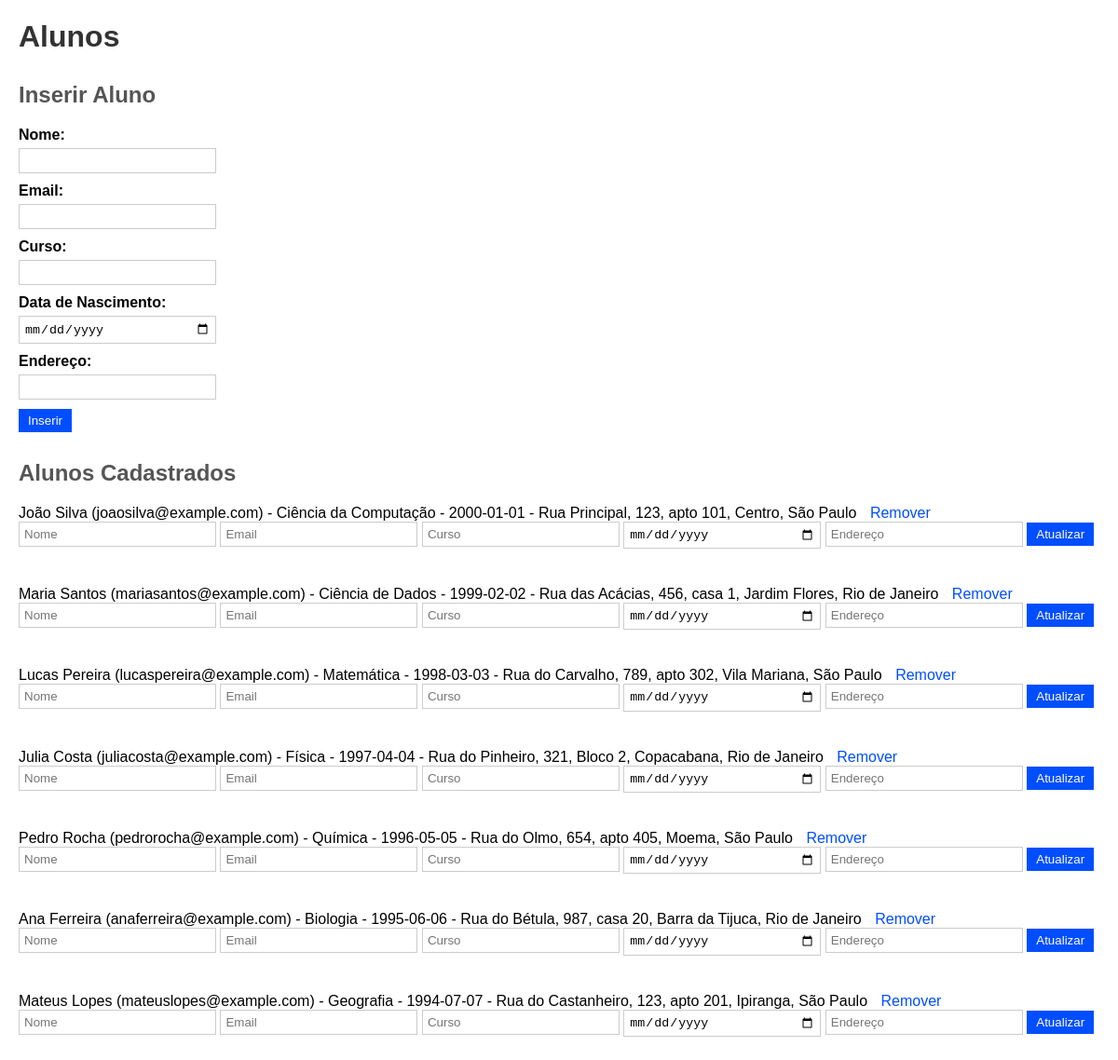
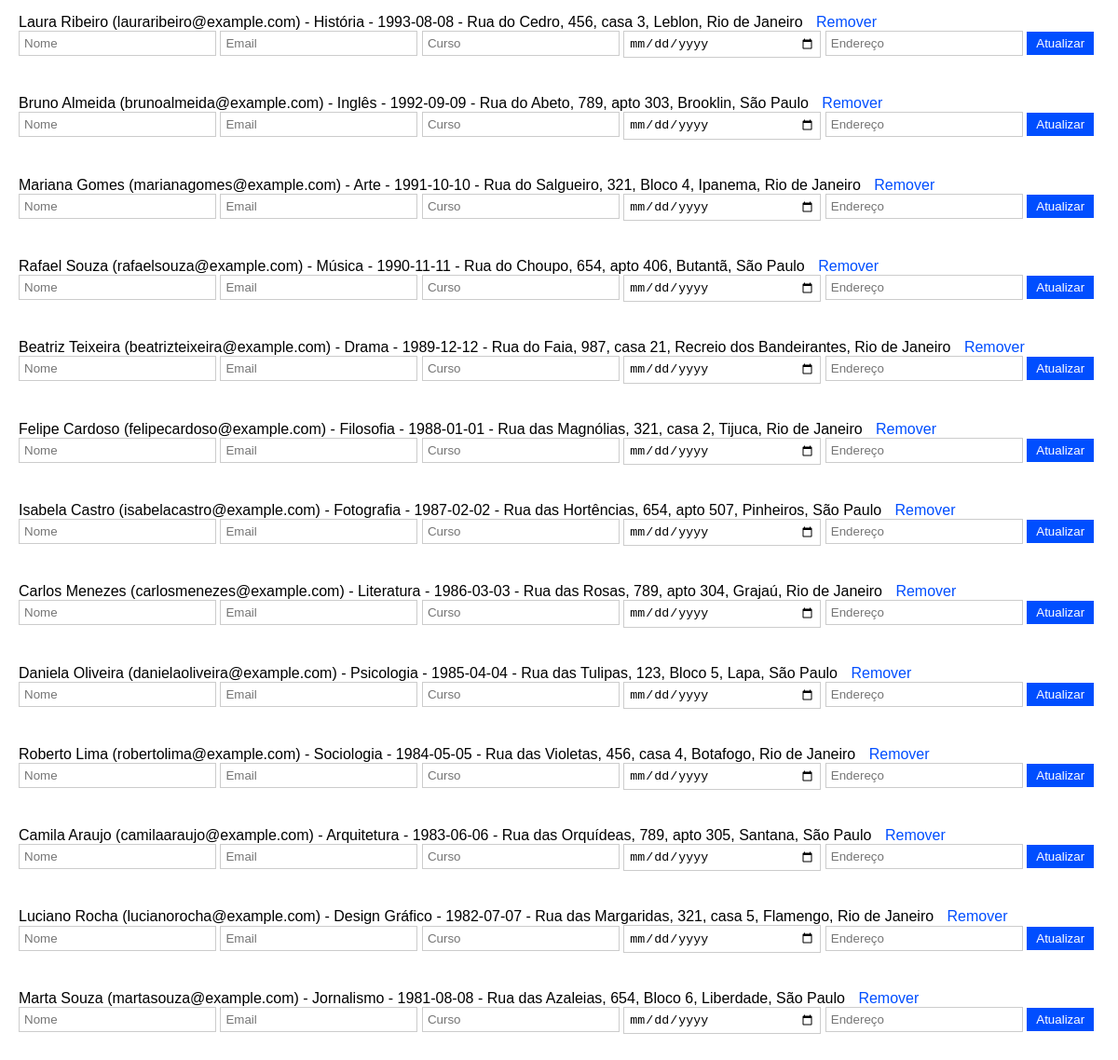
The page / on the database its author committed (2 pictures, top to bottom).
### tables this page shows
CREATE TABLE aluno (
                    id INTEGER PRIMARY KEY,
                    nome TEXT,
                    email TEXT,
                    curso TEXT,
                    data_nascimento TEXT,
                    endereco TEXT
                );

### app.py (the view)
@app.route('/')
def index():
    conn = sqlite3.connect('sistema_de_matriculas.db')
    cursor = conn.cursor()
    cursor.execute("SELECT * FROM aluno")
    alunos = cursor.fetchall()
    conn.close()
    return render_template('index.html', alunos=alunos)

### templates/index.html (shortened to what this page needs)
<!DOCTYPE html>
<html>
<head>
    <link rel="stylesheet" type="text/css" href="{{ url_for('static', filename='styles.css') }}">
</head>
<body>
    <h1>Alunos</h1>
    <h2>Inserir Aluno</h2>
    <form action="/inserir" method="post">
        <label>Nome:</label>
        <input type="text" name="nome" required><br>
        <label>Email:</label>
        <input type="email" name="email" required><br>
        <label>Curso:</label>
        <input type="text" name="curso" required><br>
        <label>Data de Nascimento:</label>
        <input type="date" name="data_nascimento" required><br>
        <label>Endereço:</label>
        <input type="text" name="endereco" required><br>
        <input type="submit" value="Inserir">
    </form>
    <h2>Alunos Cadastrados</h2>
    <ul>
        {% for aluno in alunos %}
        <li>
            {{ aluno[1] }} ({{ aluno[2] }}) - {{ aluno[3] }} - {{ aluno[4] }} - {{ aluno[5] }}
            <a href="/remover/{{ aluno[0] }}">Remover</a><br>
            <form action="/atualizar/{{ aluno[0] }}" method="post" style="display: inline-block;">
                <input type="text" name="nome" placeholder="Nome" required>
                <input type="email" name="email" placeholder="Email" required>
                <input type="text" name="curso" placeholder="Curso" required>
                <input type="date" name="data_nascimento" placeholder="Data de Nascimento" required>
                <input type="text" name="endereco" placeholder="Endereço" required>
                <input type="submit" value="Atualizar">
            </form>
        </li>
        {% endfor %}
    </ul>
</body>
</html>

### static/styles.css (style rules this page uses)
body { font-family: Arial, sans-serif; margin: 20px; padding: 0; }
h1 { color: #333; }
h2 { color: #555; margin-top: 30px; }
form { margin-bottom: 20px; }
label { display: block; margin-bottom: 5px; font-weight: bold; }
input[type="text"], input[type="email"], input[type="date"] { width: 200px; padding: 5px; margin-bottom: 10px; border: 1px solid #ccc; }
input[type="submit"] { padding: 5px 10px; background-color: #004eff; color: #fff; border: none; cursor: pointer; }
ul { list-style-type: none; margin: 0; padding: 0; }
li { margin-bottom: 10px; }
a { color: #004eff; text-decoration: none; margin-left: 10px; }

### rows shown on the page
aluno: nome "João Silva", email "joaosilva@example.com", curso "Ciência da Computação", data_nascimento "2000-01-01", endereco "Rua Principal, 123, apto 101, Centro, São Paulo"
aluno: nome "Maria Santos", email "mariasantos@example.com", curso "Ciência de Dados", data_nascimento "1999-02-02", endereco "Rua das Acácias, 456, casa 1, Jardim Flores, Rio de Janeiro"
aluno: nome "Lucas Pereira", email "lucaspereira@example.com", curso "Matemática", data_nascimento "1998-03-03", endereco "Rua do Carvalho, 789, apto 302, Vila Mariana, São Paulo"
aluno: nome "Julia Costa", email "juliacosta@example.com", curso "Física", data_nascimento "1997-04-04", endereco "Rua do Pinheiro, 321, Bloco 2, Copacabana, Rio de Janeiro"
aluno: nome "Pedro Rocha", email "pedrorocha@example.com", curso "Química", data_nascimento "1996-05-05", endereco "Rua do Olmo, 654, apto 405, Moema, São Paulo"
aluno: nome "Ana Ferreira", email "anaferreira@example.com", curso "Biologia", data_nascimento "1995-06-06", endereco "Rua do Bétula, 987, casa 20, Barra da Tijuca, Rio de Janeiro"
aluno: nome "Mateus Lopes", email "mateuslopes@example.com", curso "Geografia", data_nascimento "1994-07-07", endereco "Rua do Castanheiro, 123, apto 201, Ipiranga, São Paulo"
aluno: nome "Laura Ribeiro", email "lauraribeiro@example.com", curso "História", data_nascimento "1993-08-08", endereco "Rua do Cedro, 456, casa 3, Leblon, Rio de Janeiro"
aluno: nome "Bruno Almeida", email "brunoalmeida@example.com", curso "Inglês", data_nascimento "1992-09-09", endereco "Rua do Abeto, 789, apto 303, Brooklin, São Paulo"
aluno: nome "Mariana Gomes", email "marianagomes@example.com", curso "Arte", data_nascimento "1991-10-10", endereco "Rua do Salgueiro, 321, Bloco 4, Ipanema, Rio de Janeiro"
aluno: nome "Rafael Souza", email "rafaelsouza@example.com", curso "Música", data_nascimento "1990-11-11", endereco "Rua do Choupo, 654, apto 406, Butantã, São Paulo"
aluno: nome "Beatriz Teixeira", email "beatrizteixeira@example.com", curso "Drama", data_nascimento "1989-12-12", endereco "Rua do Faia, 987, casa 21, Recreio dos Bandeirantes, Rio de Janeiro"
aluno: nome "Felipe Cardoso", email "felipecardoso@example.com", curso "Filosofia", data_nascimento "1988-01-01", endereco "Rua das Magnólias, 321, casa 2, Tijuca, Rio de Janeiro"
aluno: nome "Isabela Castro", email "isabelacastro@example.com", curso "Fotografia", data_nascimento "1987-02-02", endereco "Rua das Hortências, 654, apto 507, Pinheiros, São Paulo"
aluno: nome "Carlos Menezes", email "carlosmenezes@example.com", curso "Literatura", data_nascimento "1986-03-03", endereco "Rua das Rosas, 789, apto 304, Grajaú, Rio de Janeiro"
aluno: nome "Daniela Oliveira", email "danielaoliveira@example.com", curso "Psicologia", data_nascimento "1985-04-04", endereco "Rua das Tulipas, 123, Bloco 5, Lapa, São Paulo"
aluno: nome "Roberto Lima", email "robertolima@example.com", curso "Sociologia", data_nascimento "1984-05-05", endereco "Rua das Violetas, 456, casa 4, Botafogo, Rio de Janeiro"
aluno: nome "Camila Araujo", email "camilaaraujo@example.com", curso "Arquitetura", data_nascimento "1983-06-06", endereco "Rua das Orquídeas, 789, apto 305, Santana, São Paulo"
aluno: nome "Luciano Rocha", email "lucianorocha@example.com", curso "Design Gráfico", data_nascimento "1982-07-07", endereco "Rua das Margaridas, 321, casa 5, Flamengo, Rio de Janeiro"
aluno: nome "Marta Souza", email "martasouza@example.com", curso "Jornalismo", data_nascimento "1981-08-08", endereco "Rua das Azaleias, 654, Bloco 6, Liberdade, São Paulo"
